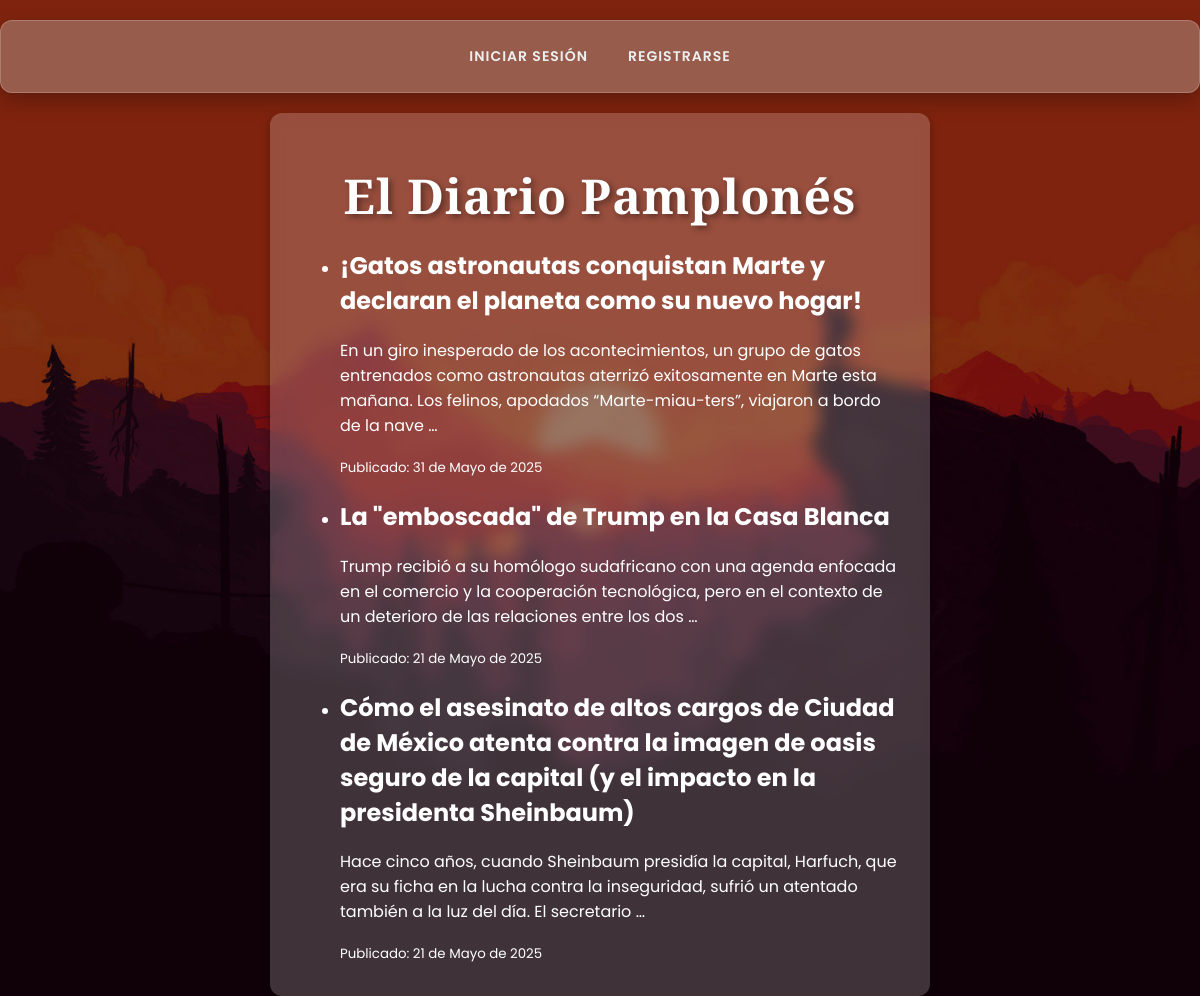
The page /Home/ on the database its author committed.
### applications/Noticia/models.py (models this page shows, shortened)
class Noticia(models.Model):
    autor = models.ForeignKey(User, on_delete=models.CASCADE)
    Titulo = models.CharField('Título de la noticia', max_length=400, unique=True)
    Parrafo = models.TextField('Contenido de la Noticia', max_length=10000)
    Fecha_Publicacion = models.DateField('Fecha de publicación')
    imagen = models.ImageField(upload_to='Noticia/', blank=True, null=True)

### applications/Noticia/views.py (the view)
# urls.py: path('Home/',views.Base.as_view(), name='Home'),
class Base(CreateView):
    form_class = NoticiaForm
    model = Noticia
    template_name = 'noticia/base.html'
    def get_context_data(self, **kwargs):
        context = super().get_context_data(**kwargs)
        context['noticias'] = Noticia.objects.order_by('-Fecha_Publicacion')[:3]
        return context

### templates/noticia/base.html (shortened to what this page needs)
{% load static %}
<!DOCTYPE html>
<head>
    <link rel="stylesheet" type="text/css" href="{% static 'css/barra_navegacion.css' %}">
    <link rel="stylesheet" type="text/css" href="{% static 'css/fondo.css' %}">
</head>
<body>
<nav class="menu">
    {% if user.is_authenticated %}
        <a class="item" href="{% url 'crear_noticia' %}">Crear Noticia</a>
        <a class="item" href="{% url 'listar_noticias' %}">Noticias</a>
        <a class="item" href="{% url 'editar_mis_noticias' %}">Editar Noticias</a>
        <a class="item" href="{% url 'eliminar_mis_noticias' %}">Eliminar Noticias</a>
        <a class="item no-hover">Hola, {{ user.username }}</a>
        <form action="{% url 'logout' %}" method="post" class="logout-form">
            {% csrf_token %}
            <button type="submit">Cerrar sesión</button>
        </form>
    {% else %}
        <a class="item" href="{% url 'login' %}">Iniciar sesión</a>
        <a class="item" href="{% url 'registro' %}">Registrarse</a>
    {% endif %}
</nav>
<div class="container">
    <link rel="stylesheet" href="{% static 'css/titulo.css' %}">
    <header class="encabezado">
    <h1 class="titulo-principal">El Diario Pamplonés</h1>
</header>
    <section class="listado-noticias">
        {% if noticias %}
            <ul>
                {% for noticia in noticias %}
                    <li>
                        <h2>{{ noticia.Titulo }}</h2>
                        <p>{{ noticia.Parrafo|truncatewords:30 }}</p>
                        <small>Publicado: {{ noticia.Fecha_Publicacion }}</small>
                    </li>
                {% endfor %}
            </ul>
        {% else %}
            <p>No hay noticias para mostrar.</p>
        {% endif %}
    </section>
</div>
</body>
</html>

### static/css/barra_navegacion.css (style rules this page uses)
nav.menu { background: rgba(193, 188, 182, 0.378); backdrop-filter: blur(8px); -webkit-backdrop-filter: blur(8px); border-radius: 12px; padding: 10px 20px; margin: 20px auto; display: flex; flex-wrap: wrap; justify-content: center; align-items: center; box-shadow: 0 8px 20px rgba(0, 0, 0, 0.25); border: 1px solid rgba(255, 255, 255, 0.2); }
nav.menu .item { font-size: 14px; color: #ecf0f1; text-decoration: none; padding: 15px 20px; position: relative; z-index: 1; transition: background-color 0.3s ease; text-transform: uppercase; font-weight: 600; letter-spacing: 1px; }

### static/css/fondo.css (style rules this page uses)
body { margin: 0; padding: 0; font-family: 'Poppins', sans-serif; background: url("../img/fondo.jpg") no-repeat center center fixed; background-size: cover; color: #fff; }
body::before { content: ""; position: fixed; top: 0; left: 0; right: 0; bottom: 0; background-color: rgba(0, 0, 0, 0.5); z-index: -1; }

### static/css/titulo.css (style rules this page uses)
.encabezado { text-align: center; margin-top: 40px; }
.container { background: rgba(255, 255, 255, 0.2); backdrop-filter: blur(8px); border-radius: 12px; padding: 10px 30px 15px 30px; max-width: 600px; margin: 10px auto 0; box-shadow: 0 4px 10px rgba(0, 0, 0, 0.3); }
.titulo-principal { font-family: 'Playfair Display', serif; font-size: 48px; color: #fefefe; text-shadow: 3px 3px 6px rgba(0, 0, 0, 0.4); letter-spacing: 1px; margin: 0 auto 5px; animation: aparecer 1s ease-in-out; }

### rows shown on the page
Noticia: Titulo "¡Gatos astronautas conquistan Marte y declaran el planeta como su nuevo hogar!", Parrafo "En un giro inesperado de los acontecimientos, un grupo de gatos entrenados como astronautas aterrizó exitosamente en Marte esta mañana. Los felinos, apodados “Marte-miau-ters”, viajaron a bordo de la nave …", Fecha_Publicacion "31 de Mayo de 2025"
Noticia: Titulo "La \"emboscada\" de Trump en la Casa Blanca", Parrafo "Trump recibió a su homólogo sudafricano con una agenda enfocada en el comercio y la cooperación tecnológica, pero en el contexto de un deterioro de las relaciones entre los dos …", Fecha_Publicacion "21 de Mayo de 2025"
Noticia: Titulo "Cómo el asesinato de altos cargos de Ciudad de México atenta contra la imagen de oasis seguro de la capital (y el impacto en la presidenta Sheinbaum)", Parrafo "Hace cinco años, cuando Sheinbaum presidía la capital, Harfuch, que era su ficha en la lucha contra la inseguridad, sufrió un atentado también a la luz del día. El secretario …", Fecha_Publicacion "21 de Mayo de 2025"
